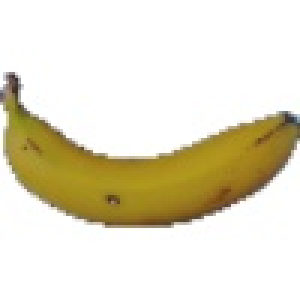
#> input picture Activity 12 - Feature Extraction/Fruits/Banana/103_100.jpg, 100 x 100 px (shown 3 times larger); its folder holds only this picture in this run; the run also reads 1 picture not shown here
$ jupyter execute 'Feature Extraction.ipynb'   (shell and % lines are left out)
#> lines starting #> are read from the running program, lines starting #| are printed output that depends on the picture; after the words box and inside, x2 and y2 are one past the last pixel; in counts of white or black regions, pixels touching at a corner belong together; long printed decimals are rounded
[cell 1]
import numpy as np
import matplotlib.pyplot as plt
import os
import cv2
from skimage.color import rgb2lab, lab2rgb
from matplotlib import patches as patch
from skimage import measure
from mpl_toolkits.mplot3d import Axes3D
import math

# Pre-Processing

[cell 2]
def objects(path):
    object  = os.listdir(path)
    return object

name = objects(path = "./Fruits")

def dataset_loader(datatype, imagetype):
#> called with datatype = 'Banana', imagetype = '.jpg'
    def loadImages(path = "./Fruits/" +str(datatype)+"/"):

        return[os.path.join(path,f) for f in os.listdir(path) if f.endswith(imagetype)]

    filenames = loadImages()
    images = []
    for file in filenames:
        image = cv2.imread(file)
#> image is the input picture: shape (100, 100, 3); mean B, G, R 202.6, 223.7, 229.8
        images.append(image)

    return images

[cell 3]
for fruit in name:
    plt.figure(dpi = 120, edgecolor = 'k')
    images = dataset_loader(fruit, ".jpg")
#> images = 1 item
    for i in range(len(images)):
        plt.subplot(1, len(images),i+1)
        plt.imshow(images[i][:,:,::-1])
        plt.xticks([])
        plt.yticks([])
#> this loop made 1 pass

    plt.show()
#> pass 2 of the loop `for fruit in name:`:
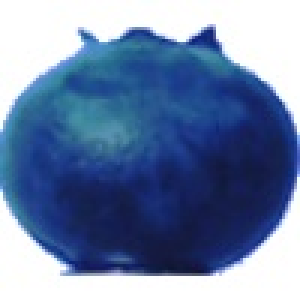
#> input picture Activity 12 - Feature Extraction/Fruits/Blue Berry/241_100.jpg, 100 x 100 px (shown 3 times larger)
#> in dataset_loader, image is the input picture: shape (100, 100, 3); mean B, G, R 167.3, 130.1, 109
#> the loop `for i in range(len(images)):` made 1 pass

# Feature Extraction

## Color (CIELab Colorspace)

[cell 4]
def LAB_mean(datatype):
    images = dataset_loader(datatype, ".jpg")

    a_ = []
    b_ = []
    hue = []
    for i in range(len(images)):
        img = images[i][:,:,::-1]
        lab = rgb2lab(img)
        a,b = lab[:,:,1].ravel(),lab[:,:,2].ravel()
        a_.append(np.mean(a))
        b_.append(np.mean(b))
        h = math.atan2(np.mean(b),np.mean(a)) * 180 / np.pi
        if h < 0:
            h = 180 + np.abs(h)
        hue.append(h)

    return a_, b_, hue

## Eccentricity

[cell 5]
def Ecc(datatype):
    images = dataset_loader(datatype, ".jpg")
    E = []
    for i in range(len(images)):
        img = images[i]
        img = cv2.cvtColor(img, cv2.COLOR_BGR2GRAY)
        img = cv2.bitwise_not(img)
        thresh = 0.05
        img = img/255
        img[img<thresh] = 0
        img[img>thresh] = 1
        A = measure.label(img, neighbors=4)
        for region in measure.regionprops(A,coordinates='xy'):
            E.append(region.eccentricity)

    return E

[cell 6]
datatype = "Banana"
images = dataset_loader(datatype, ".jpg")
plt.figure(dpi = 120, figsize = [20,2])

for i in range(len(images)):
    plt.subplot(1,len(images),i+1)
    img = images[i][:,:,::-1]
    lab = rgb2lab(img)
    a,b = lab[:,:,1].ravel(),lab[:,:,2].ravel()
    a_ = np.mean(a)
    b_ = np.mean(b)
    plt.plot(a,b,'r,')
    plt.plot(a_,b_,'bo')
    plt.xlim(-80,80)
    plt.ylim(-80,80)
    plt.axhline(0, color = 'k', alpha = 0.5)
    plt.axvline(0, color = 'k', alpha = 0.5)
    plt.title(datatype + str(i+1))
#> this loop made 1 pass
#> (a_, b_) on pass 1: (0.0727, 11.44)
plt.show()
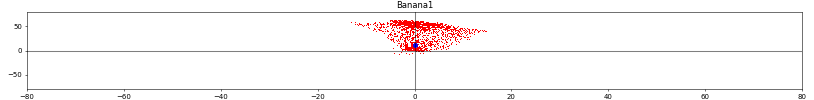
#> figure drawn by matplotlib, 1 panel

plt.figure(dpi = 200, figsize = [15,2])
E = []
for i in range(len(images)):
    plt.subplot(1,len(images),i+1)

    img = images[i]
    img = cv2.cvtColor(img, cv2.COLOR_BGR2GRAY)
    img = cv2.bitwise_not(img)
    thresh = 0.05
    img = img/255
    img[img<thresh] = 0
    img[img>thresh] = 1
    A = measure.label(img, neighbors=4)
    for region in measure.regionprops(A,coordinates='xy'):
        y, x = region.centroid
        plt.plot(y,x, 'ro')
        plt.imshow(img)
        E.append(region.eccentricity)
        plt.xlabel("E = " + str(np.round(region.eccentricity,3)))
#> this loop made 1 pass
#> thresh on pass 1: 0.05
#> pass 1, `img = cv2.cvtColor(img, cv2.COLOR_BGR2GRAY)`:
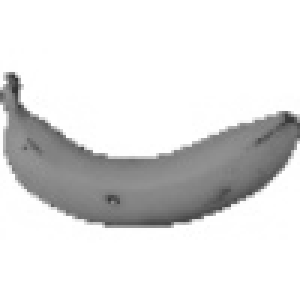
#> img: shape (100, 100) (shown 3 times larger); min 49, max 255, mean 223.1
#> pass 1, `img = cv2.bitwise_not(img)`:
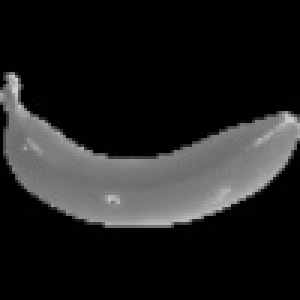
#> img: shape (100, 100) (shown 3 times larger); min 0, max 206, mean 31.9
#> pass 1, `A = measure.label(img, neighbors=4)`:
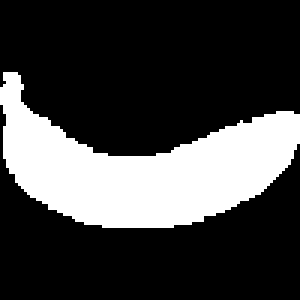
#> A: shape (100, 100) int64 (shown 3 times larger); values 0 (black) and 1 (white), 25.7% white; 1 white region, box (x1, y1, x2, y2) and area: (0, 24, 100, 76) 2569
#> after the loop, E = [0.931]
plt.show()
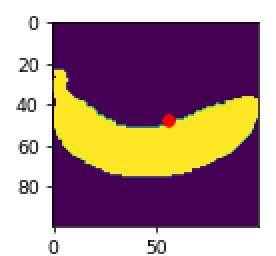
#> figure drawn by matplotlib, 1 panel

# Class Features

[cell 7]
plt.figure(dpi = 100, figsize = [20,2])
A = []
B = []
for i in name:
    a_, b_, hue = LAB_mean(i)
#> in LAB_mean, `images = dataset_loader(datatype, ".jpg")`: images = 1 item
#> the loop in LAB_mean, `for i in range(len(images)):` made 1 pass
#> h on pass 1: 89.64
#> after the loop in LAB_mean, `for i in range(len(images)):`: a_ = [0.0727]; b_ = [11.44]; hue = [89.64]
#> a_ = [0.0727]; b_ = [11.44]; hue = [89.64]
    for a in a_:
        A.append(a)
#> this loop made 1 pass
#> after the loop, A = [0.0727]
    for b in b_:
        B.append(b)
#> this loop made 1 pass
#> after the loop, B = [11.44]
    plt.subplot(1,len(name),name.index(i)+1)
    plt.plot(a_,b_,'ro')
    plt.xlim(-50,50)
    plt.ylim(-50,50)
    plt.title(i)
    plt.axhline(0, color = 'k', alpha = 0.5)
    plt.axvline(0, color = 'k', alpha = 0.5)
#> pass 2 of the loop `for i in name:`:
#> the loop in LAB_mean (call 2), `for i in range(len(images)):` made 1 pass
#> h on pass 1: 255
#> `a_, b_, hue = LAB_mean(i)`: a_ = [6.26]; b_ = [-23.4]; hue = [255]
#> the loop `for a in a_:` made 1 pass
#> after the loop `for a in a_:`: A = [0.0727, 6.26]
#> the loop `for b in b_:` made 1 pass
#> after the loop `for b in b_:`: B = [11.44, -23.4]
plt.show()
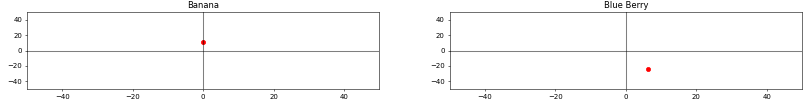
#> figure drawn by matplotlib, 2 panels

E = []
plt.figure(dpi = 100, figsize = [20,2])
for i in name:
    ecc = Ecc(i)
#> in Ecc, `images = dataset_loader(datatype, ".jpg")`: images = 1 item
#> the loop in Ecc, `for i in range(len(images)):` made 1 pass
#> after the loop in Ecc, `for i in range(len(images)):`: E = [0.931]
#> ecc = [0.931]
    for e in ecc:
        E.append(e)
#> this loop made 1 pass
    plt.subplot(1,len(name),name.index(i)+1)
    plt.suptitle("Eccentricity")
    plt.plot(ecc,'bo')
    plt.ylim(0,1.2)
#> pass 2 of the loop `for i in name:`:
#> the loop in Ecc (call 2), `for i in range(len(images)):` made 1 pass
#> pass 1, in Ecc (call 2), `img = cv2.bitwise_not(img)`:
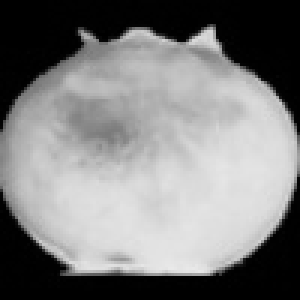
#> img: shape (100, 100) (shown 3 times larger); min 0, max 233, mean 127
#> pass 1, in Ecc (call 2), `A = measure.label(img, neighbors=4)`:
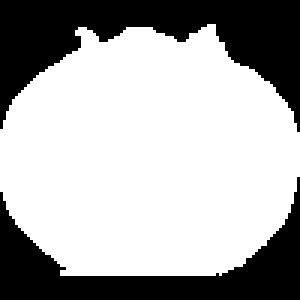
#> A: shape (100, 100) int64 (shown 3 times larger); values 0 (black) and 1 (white), 67.4% white; 2 black regions, box (x1, y1, x2, y2) and area: (0, 0, 100, 44) 1904, (0, 59, 100, 100) 1358
#> after the loop in Ecc (call 2), `for i in range(len(images)):`: E = [0.555]
#> the loop `for e in ecc:` made 1 pass
#> after the loop `for e in ecc:`: E = [0.931, 0.555]
    #plt.title(i)
plt.show()
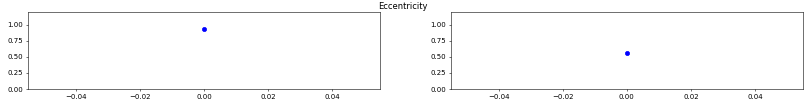
#> figure drawn by matplotlib, 2 panels

# Clustering

[cell 8]
fig = plt.figure(figsize = [14,8], dpi = 200)
for fruit in name:
    a_, b_, hue = LAB_mean(fruit)
#> a_ = [0.0727]; b_ = [11.44]; hue = [89.64]
    ecc = Ecc(fruit)
#> ecc = [0.931]
    plt.plot(hue, ecc, 'o',ms = 8, label = fruit)
#> pass 2 of the loop `for fruit in name:`:
#> `a_, b_, hue = LAB_mean(fruit)`: a_ = [6.26]; b_ = [-23.4]; hue = [255]
#> `ecc = Ecc(fruit)`: ecc = [0.555]
#     x = np.linspace(0,1,360)
#     plt.plot(m*x + b, 'r')
plt.legend()
plt.xlabel('Hue (degrees)')
plt.ylabel('Eccentricity')
plt.ylim(0,1)
plt.xlim(0,360)
plt.grid()
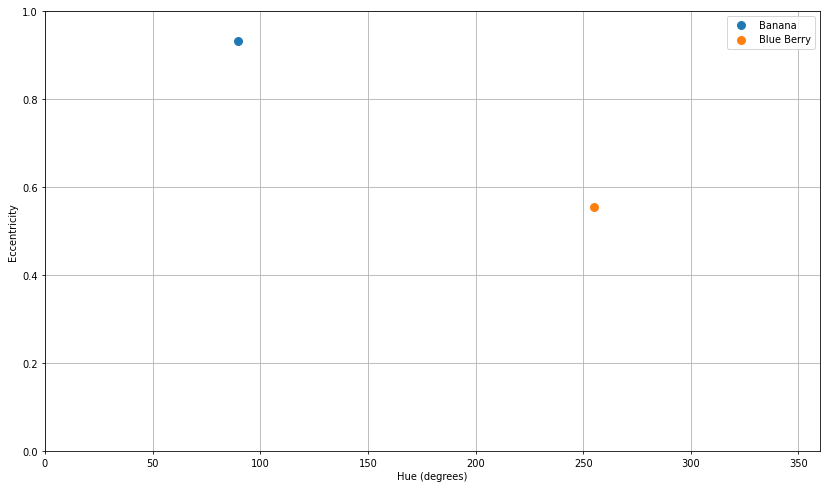
#> figure drawn by matplotlib, 1 panel

[cell 9]
fig = plt.figure(figsize = [12,10])
ax = fig.add_subplot(111, projection='3d')

for fruit in name:

    a_, b_, hue = LAB_mean(fruit)
#> a_ = [0.0727]; b_ = [11.44]; hue = [89.64]
    ecc = Ecc(fruit)
#> ecc = [0.931]
    ax.plot(a_, b_, ecc, 'o',ms = 8, label = fruit)
#> pass 2 of the loop `for fruit in name:`:
#> `a_, b_, hue = LAB_mean(fruit)`: a_ = [6.26]; b_ = [-23.4]; hue = [255]
#> `ecc = Ecc(fruit)`: ecc = [0.555]
    #ax.scatter(a_, b_, ecc)
ax.legend()
ax.set_xlabel('Mean a*')
ax.set_ylabel('Mean b*')
ax.set_zlabel('Eccentricity')
ax.set_xlim(-50,50)
ax.set_ylim(-50,50)
ax.set_zlim(0,1)
plt.show()
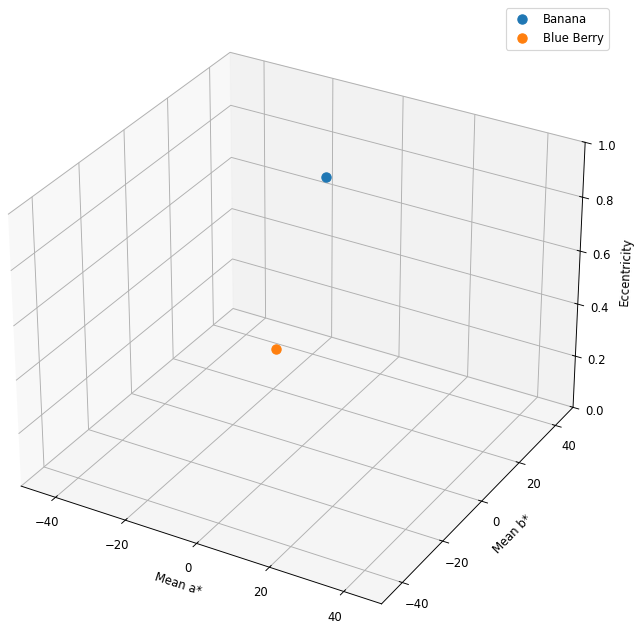
#> figure drawn by matplotlib, 1 panel

# Perceptron

[cell 10]
def step(a):
    if a >= 0: return 1
    if a < 0: return -1

[cell 11]
Pair = ["Banana", "Blue Berry"]
d = [1, -1]

fruit = 1
a_, b_, hue = LAB_mean(Pair[fruit])
ecc = Ecc(Pair[fruit])

[cell 12]
mu = 0.01
np.random.seed(69)
weights = np.random.random_sample(3,)
#> weights = [0.296, 0.809, 0.35]
print(weights)
#| [0.2962 0.8091 0.3503]
i = 0
iteration = 0
while iteration < 1000:
    feature = np.array([1,hue[i]/360, ecc[i]])
    a = sum(weights*feature)
    z = step(a)
    delta_w = mu*(d[fruit]-z)*feature
    weights += delta_w
    if d[fruit]-z == 0:
        break
    else:
        iteration += 1
#> this loop made 31 passes
#> (a, z, delta_w, weights) on passes 1 to 11: (1.06, 1, [-0.02, -0.0142, -0.0111], [0.276, 0.795, 0.339]), (1.03, 1, [-0.02, -0.0142, -0.0111], [0.256, 0.781, 0.328]), (0.991, 1, [-0.02, -0.0142, -0.0111], [0.236, 0.767, 0.317]), (0.955, 1, [-0.02, -0.0142, -0.0111], [0.216, 0.752, 0.306]), (0.919, 1, [-0.02, -0.0142, -0.0111], [0.196, 0.738, 0.295]), (0.883, 1, [-0.02, -0.0142, -0.0111], [0.176, 0.724, 0.284]), (0.847, 1, [-0.02, -0.0142, -0.0111], [0.156, 0.71, 0.273]), (0.81, 1, [-0.02, -0.0142, -0.0111], [0.136, 0.696, 0.261]), (0.774, 1, [-0.02, -0.0142, -0.0111], [0.116, 0.682, 0.25]), (0.738, 1, [-0.02, -0.0142, -0.0111], [0.0962, 0.667, 0.239]), (0.702, 1, [-0.02, -0.0142, -0.0111], [0.0762, 0.653, 0.228])
#> after the loop, iteration = 30
# [4 lines of commented-out code are left out]
print(weights)
#| [-0.3038  0.384  0.01735]

[cell 13]
C = -weights[0]
#> C = 0.304
A = weights[1]
#> A = 0.384
B = weights[2]
#> B = 0.0173
m = -A/B
#> m = -22.14
b = C/B
#> b = 17.51

[cell 14]
print(m,b)
#| -22.137 17.510

[cell 15]
x = np.linspace(0,1,360)
#> x = 360 values from 0 to 1
plt.plot(m*x + b, 'r')
plt.plot(hue, ecc, 'b.')
#plt.ylim(0,1)
plt.show()
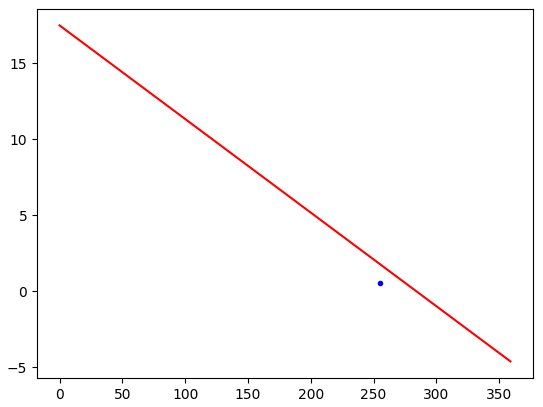
#> figure drawn by matplotlib, 1 panel; curve peaks at x = 0, y = 17.51

[cell 16]
help(np.random.seed)
#> (printed output is left out)
